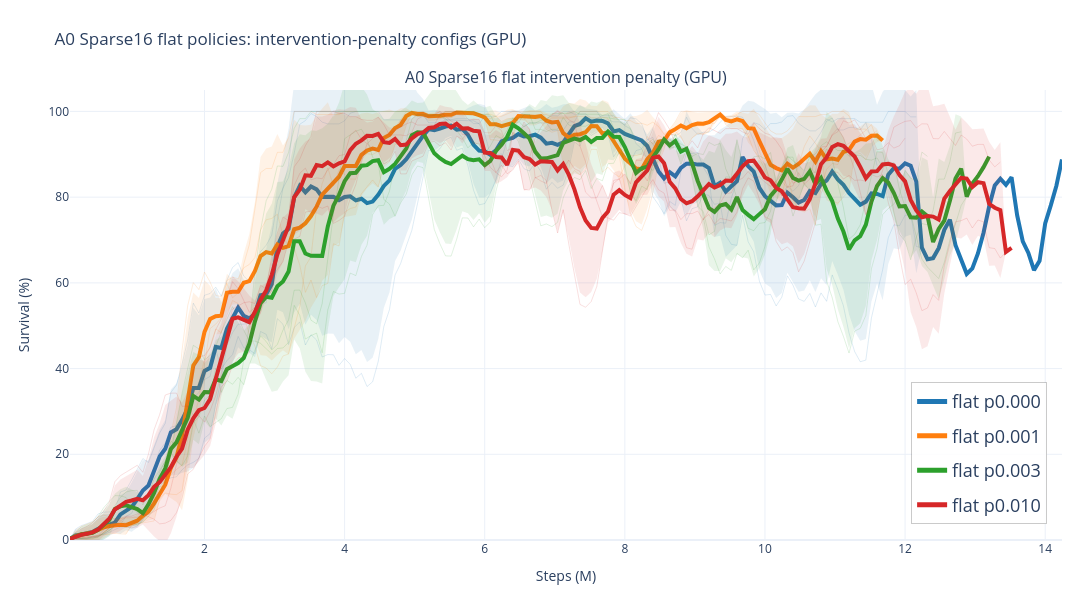
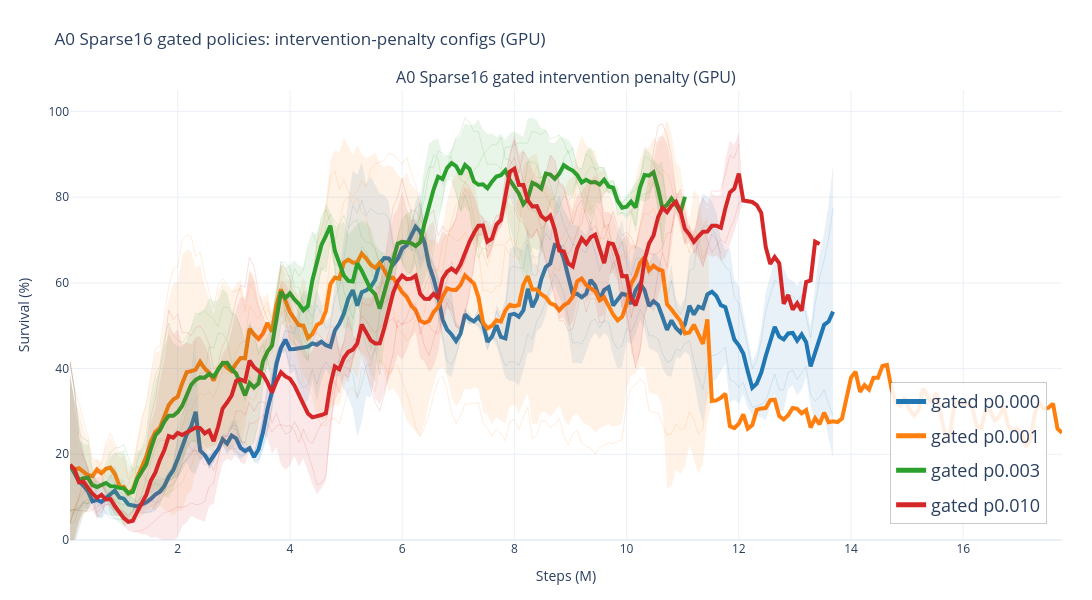

Here is the notebook cell these charts were saved with, in order:
### Markdown cell above
## A0 Sparse16 All Configs Together

All Sparse16 intervention-penalty configurations on one plot, using the same mean-curve style as the HVG comparison plots. Solid lines are flat policies; dashed lines are gated policies. Colors encode the intervention penalty.

### Code cell
# Use one source slice to avoid merging CPU/GPU runs with identical run names.
# Set to "cpu" if you want the CPU reruns instead.
SPARSE16_TOGETHER_SOURCE = "gpu"

SPARSE16_PENALTY_COLORS = {
    "p0.000": "#1f77b4",
    "p0.001": "#ff7f0e",
    "p0.003": "#2ca02c",
    "p0.010": "#d62728",
}


def _ensure_bottom_right_legend_helper():
    if "style_bottom_right_legend" in globals():
        return globals()["style_bottom_right_legend"]

    def _style_bottom_right_legend(fig, save_name=None):
        fig.update_layout(
            legend=dict(
                x=0.985,
                y=0.035,
                xanchor="right",
                yanchor="bottom",
                orientation="v",
                font=dict(size=18),
                bgcolor="rgba(255,255,255,0.88)",
                bordercolor="rgba(80,80,80,0.30)",
                borderwidth=1,
                itemsizing="constant",
                tracegroupgap=8,
                title=dict(font=dict(size=18)),
            ),
        )
        if save_name:
            wm.save_plot(fig, save_name)
        return fig

    return _style_bottom_right_legend


def _sparse16_seeded(prefix, seeds=(0, 1, 2)):
    return [f"{prefix}_s{seed}" for seed in seeds]


if SPARSE16_TOGETHER_SOURCE not in {"cpu", "gpu"}:
    raise ValueError('SPARSE16_TOGETHER_SOURCE must be "cpu" or "gpu" for this combined plot.')

a0_sparse16_together_history, a0_sparse16_source_groups, _ = wm._a0_filter_history_for_source(
    history_df,
    "a0_sparse16",
    SPARSE16_TOGETHER_SOURCE,
    label=f"A0 Sparse16 all-configs {SPARSE16_TOGETHER_SOURCE}",
)

a0_sparse16_together_runs = {
    "flat p0.000": _sparse16_seeded("a0_sparse16_flat_p000"),
    "flat p0.001": _sparse16_seeded("a0_sparse16_flat_p001"),
    "flat p0.003": _sparse16_seeded("a0_sparse16_flat_p003"),
    "flat p0.010": _sparse16_seeded("a0_sparse16_flat_p010"),
    "gated p0.000": _sparse16_seeded("a0_sparse16_gated_p000"),
    "gated p0.001": _sparse16_seeded("a0_sparse16_gated_p001"),
    "gated p0.003": _sparse16_seeded("a0_sparse16_gated_p003"),
    "gated p0.010": _sparse16_seeded("a0_sparse16_gated_p010"),
}

a0_sparse16_together_coverage = report_missing_runs(
    a0_sparse16_together_runs,
    a0_sparse16_together_history,
)

def _sparse16_penalty_curve(label, *, dash="solid"):
    penalty = label.rsplit(" ", 1)[-1]
    return wm.mean_curve(
        a0_sparse16_together_runs[label],
        color=SPARSE16_PENALTY_COLORS[penalty],
        dash=dash,
        width=4,
        member_alpha=0.14,
        std_alpha=0.10,
    )


a0_sparse16_flat_mean_curves = {
    label: _sparse16_penalty_curve(label)
    for label in ["flat p0.000", "flat p0.001", "flat p0.003", "flat p0.010"]
}
a0_sparse16_gated_mean_curves = {
    label: _sparse16_penalty_curve(label)
    for label in ["gated p0.000", "gated p0.001", "gated p0.003", "gated p0.010"]
}

legend_styler = _ensure_bottom_right_legend_helper()

a0_sparse16_flat_save_name = f"a0_sparse16_{SPARSE16_TOGETHER_SOURCE}_flat_configs_together"
fig_a0_sparse16_flat_configs_together = wm.plot_run_mean_groups(
    {
        f"A0 Sparse16 flat intervention penalty ({SPARSE16_TOGETHER_SOURCE.upper()})": a0_sparse16_flat_mean_curves,
    },
    split="test",
    smooth=5,
    title=f"A0 Sparse16 flat policies: intervention-penalty configs ({SPARSE16_TOGETHER_SOURCE.upper()})",
    ncols=1,
    subplot_height=600,
    width=1450,
    y_range=[0, 105],
    show_members=True,
    show_std=True,
    save_name=a0_sparse16_flat_save_name,
    history=a0_sparse16_together_history,
)
fig_a0_sparse16_flat_configs_together = legend_styler(
    fig_a0_sparse16_flat_configs_together,
    save_name=a0_sparse16_flat_save_name,
)


a0_sparse16_gated_save_name = f"a0_sparse16_{SPARSE16_TOGETHER_SOURCE}_gated_configs_together"
fig_a0_sparse16_gated_configs_together = wm.plot_run_mean_groups(
    {
        f"A0 Sparse16 gated intervention penalty ({SPARSE16_TOGETHER_SOURCE.upper()})": a0_sparse16_gated_mean_curves,
    },
    split="test",
    smooth=5,
    title=f"A0 Sparse16 gated policies: intervention-penalty configs ({SPARSE16_TOGETHER_SOURCE.upper()})",
    ncols=1,
    subplot_height=600,
    width=1450,
    y_range=[0, 105],
    show_members=True,
    show_std=True,
    save_name=a0_sparse16_gated_save_name,
    history=a0_sparse16_together_history,
)
fig_a0_sparse16_gated_configs_together = legend_styler(
    fig_a0_sparse16_gated_configs_together,
    save_name=a0_sparse16_gated_save_name,
)

display(fig_a0_sparse16_flat_configs_together)
fig_a0_sparse16_gated_configs_together

### Figure 1 — Plotly figure (JSON) as saved in the notebook; plotly's stock layout.template omitted (floating-point values rounded to 4 significant figures; data arrays with more than 128 entries replaced by an {"elided": "..."} marker saying what was removed)
{"data": [{"hovertemplate": "<b>a0_sparse16_flat_p000_s0</b><br>step: %{x:.2f}M<br>smoothed value: %{y:.3f}<extra></extra>", "legend": "legend", "legendgroup": "mean_subplot1:flat p0.000", "line": {"color": "#1f77b4", "dash": "solid", "width": 1}, "mode": "lines", "name": "flat p0.000 member", "opacity": 0.14, "showlegend": false, "type": "scatter", "x": {"elided": "145 float values"}, "xaxis": "x", "y": {"elided": "145 float values"}, "yaxis": "y"}, {"hovertemplate": "<b>a0_sparse16_flat_p000_s1</b><br>step: %{x:.2f}M<br>smoothed value: %{y:.3f}<extra></extra>", "legend": "legend", "legendgroup": "mean_subplot1:flat p0.000", "line": {"color": "#1f77b4", "dash": "solid", "width": 1}, "mode": "lines", "name": "flat p0.000 member", "opacity": 0.14, "showlegend": false, "type": "scatter", "x": {"elided": "152 float values"}, "xaxis": "x", "y": {"elided": "152 float values"}, "yaxis": "y"}, {"hovertemplate": "<b>a0_sparse16_flat_p000_s2</b><br>step: %{x:.2f}M<br>smoothed value: %{y:.3f}<extra></extra>", "legend": "legend", "legendgroup": "mean_subplot1:flat p0.000", "line": {"color": "#1f77b4", "dash": "solid", "width": 1}, "mode": "lines", "name": "flat p0.000 member", "opacity": 0.14, "showlegend": false, "type": "scatter", "x": {"elided": "178 float values"}, "xaxis": "x", "y": {"elided": "178 float values"}, "yaxis": "y"}, {"fill": "toself", "fillcolor": "rgba(31,119,180,0.1)", "hoverinfo": "skip", "legend": "legend", "legendgroup": "mean_subplot1:flat p0.000", "line": {"color": "rgba(0,0,0,0)", "width": 0}, "mode": "lines", "name": "flat p0.000 std", "showlegend": false, "type": "scatter", "x": {"elided": "356 float values"}, "xaxis": "x", "y": {"elided": "356 float values"}, "yaxis": "y"}, {"customdata": {"elided": "178 int values"}, "hovertemplate": "<b>flat p0.000</b><br>metric: test/charts/episodic_survival<br>runs at step: %{customdata}<br>step: %{x:.2f}M<br>mean of smoothed seeds: %{y:.3f}<extra></extra>", "legend": "legend", "legendgroup": "mean_subplot1:flat p0.000", "line": {"color": "#1f77b4", "dash": "solid", "width": 4}, "mode": "lines", "name": "flat p0.000", "opacity": 1, "showlegend": true, "type": "scatter", "x": {"elided": "178 float values"}, "xaxis": "x", "y": {"elided": "178 float values"}, "yaxis": "y"}, {"hovertemplate": "<b>a0_sparse16_flat_p001_s0</b><br>step: %{x:.2f}M<br>smoothed value: %{y:.3f}<extra></extra>", "legend": "legend", "legendgroup": "mean_subplot1:flat p0.001", "line": {"color": "#ff7f0e", "dash": "solid", "width": 1}, "mode": "lines", "name": "flat p0.001 member", "opacity": 0.14, "showlegend": false, "type": "scatter", "x": {"elided": "144 float values"}, "xaxis": "x", "y": {"elided": "144 float values"}, "yaxis": "y"}, {"hovertemplate": "<b>a0_sparse16_flat_p001_s1</b><br>step: %{x:.2f}M<br>smoothed value: %{y:.3f}<extra></extra>", "legend": "legend", "legendgroup": "mean_subplot1:flat p0.001", "line": {"color": "#ff7f0e", "dash": "solid", "width": 1}, "mode": "lines", "name": "flat p0.001 member", "opacity": 0.14, "showlegend": false, "type": "scatter", "x": {"elided": "146 float values"}, "xaxis": "x", "y": {"elided": "146 float values"}, "yaxis": "y"}, {"hovertemplate": "<b>a0_sparse16_flat_p001_s2</b><br>step: %{x:.2f}M<br>smoothed value: %{y:.3f}<extra></extra>", "legend": "legend", "legendgroup": "mean_subplot1:flat p0.001", "line": {"color": "#ff7f0e", "dash": "solid", "width": 1}, "mode": "lines", "name": "flat p0.001 member", "opacity": 0.14, "showlegend": false, "type": "scatter", "x": {"elided": "145 float values"}, "xaxis": "x", "y": {"elided": "145 float values"}, "yaxis": "y"}, {"fill": "toself", "fillcolor": "rgba(255,127,14,0.1)", "hoverinfo": "skip", "legend": "legend", "legendgroup": "mean_subplot1:flat p0.001", "line": {"color": "rgba(0,0,0,0)", "width": 0}, "mode": "lines", "name": "flat p0.001 std", "showlegend": false, "type": "scatter", "x": {"elided": "292 float values"}, "xaxis": "x", "y": {"elided": "292 float values"}, "yaxis": "y"}, {"customdata": {"elided": "146 int values"}, "hovertemplate": "<b>flat p0.001</b><br>metric: test/charts/episodic_survival<br>runs at step: %{customdata}<br>step: %{x:.2f}M<br>mean of smoothed seeds: %{y:.3f}<extra></extra>", "legend": "legend", "legendgroup": "mean_subplot1:flat p0.001", "line": {"color": "#ff7f0e", "dash": "solid", "width": 4}, "mode": "lines", "name": "flat p0.001", "opacity": 1, "showlegend": true, "type": "scatter", "x": {"elided": "146 float values"}, "xaxis": "x", "y": {"elided": "146 float values"}, "yaxis": "y"}, {"hovertemplate": "<b>a0_sparse16_flat_p003_s0</b><br>step: %{x:.2f}M<br>smoothed value: %{y:.3f}<extra></extra>", "legend": "legend", "legendgroup": "mean_subplot1:flat p0.003", "line": {"color": "#2ca02c", "dash": "solid", "width": 1}, "mode": "lines", "name": "flat p0.003 member", "opacity": 0.14, "showlegend": false, "type": "scatter", "x": {"elided": "154 float values"}, "xaxis": "x", "y": {"elided": "154 float values"}, "yaxis": "y"}, {"hovertemplate": "<b>a0_sparse16_flat_p003_s1</b><br>step: %{x:.2f}M<br>smoothed value: %{y:.3f}<extra></extra>", "legend": "legend", "legendgroup": "mean_subplot1:flat p0.003", "line": {"color": "#2ca02c", "dash": "solid", "width": 1}, "mode": "lines", "name": "flat p0.003 member", "opacity": 0.14, "showlegend": false, "type": "scatter", "x": {"elided": "165 float values"}, "xaxis": "x", "y": {"elided": "165 float values"}, "yaxis": "y"}, {"hovertemplate": "<b>a0_sparse16_flat_p003_s2</b><br>step: %{x:.2f}M<br>smoothed value: %{y:.3f}<extra></extra>", "legend": "legend", "legendgroup": "mean_subplot1:flat p0.003", "line": {"color": "#2ca02c", "dash": "solid", "width": 1}, "mode": "lines", "name": "flat p0.003 member", "opacity": 0.14, "showlegend": false, "type": "scatter", "x": {"elided": "160 float values"}, "xaxis": "x", "y": {"elided": "160 float values"}, "yaxis": "y"}, {"fill": "toself", "fillcolor": "rgba(44,160,44,0.1)", "hoverinfo": "skip", "legend": "legend", "legendgroup": "mean_subplot1:flat p0.003", "line": {"color": "rgba(0,0,0,0)", "width": 0}, "mode": "lines", "name": "flat p0.003 std", "showlegend": false, "type": "scatter", "x": {"elided": "330 float values"}, "xaxis": "x", "y": {"elided": "330 float values"}, "yaxis": "y"}, {"customdata": {"elided": "165 int values"}, "hovertemplate": "<b>flat p0.003</b><br>metric: test/charts/episodic_survival<br>runs at step: %{customdata}<br>step: %{x:.2f}M<br>mean of smoothed seeds: %{y:.3f}<extra></extra>", "legend": "legend", "legendgroup": "mean_subplot1:flat p0.003", "line": {"color": "#2ca02c", "dash": "solid", "width": 4}, "mode": "lines", "name": "flat p0.003", "opacity": 1, "showlegend": true, "type": "scatter", "x": {"elided": "165 float values"}, "xaxis": "x", "y": {"elided": "165 float values"}, "yaxis": "y"}, {"hovertemplate": "<b>a0_sparse16_flat_p010_s0</b><br>step: %{x:.2f}M<br>smoothed value: %{y:.3f}<extra></extra>", "legend": "legend", "legendgroup": "mean_subplot1:flat p0.010", "line": {"color": "#d62728", "dash": "solid", "width": 1}, "mode": "lines", "name": "flat p0.010 member", "opacity": 0.14, "showlegend": false, "type": "scatter", "x": {"elided": "150 float values"}, "xaxis": "x", "y": {"elided": "150 float values"}, "yaxis": "y"}, {"hovertemplate": "<b>a0_sparse16_flat_p010_s1</b><br>step: %{x:.2f}M<br>smoothed value: %{y:.3f}<extra></extra>", "legend": "legend", "legendgroup": "mean_subplot1:flat p0.010", "line": {"color": "#d62728", "dash": "solid", "width": 1}, "mode": "lines", "name": "flat p0.010 member", "opacity": 0.14, "showlegend": false, "type": "scatter", "x": {"elided": "169 float values"}, "xaxis": "x", "y": {"elided": "169 float values"}, "yaxis": "y"}, {"hovertemplate": "<b>a0_sparse16_flat_p010_s2</b><br>step: %{x:.2f}M<br>smoothed value: %{y:.3f}<extra></extra>", "legend": "legend", "legendgroup": "mean_subplot1:flat p0.010", "line": {"color": "#d62728", "dash": "solid", "width": 1}, "mode": "lines", "name": "flat p0.010 member", "opacity": 0.14, "showlegend": false, "type": "scatter", "x": {"elided": "167 float values"}, "xaxis": "x", "y": {"elided": "167 float values"}, "yaxis": "y"}, {"fill": "toself", "fillcolor": "rgba(214,39,40,0.1)", "hoverinfo": "skip", "legend": "legend", "legendgroup": "mean_subplot1:flat p0.010", "line": {"color": "rgba(0,0,0,0)", "width": 0}, "mode": "lines", "name": "flat p0.010 std", "showlegend": false, "type": "scatter", "x": {"elided": "338 float values"}, "xaxis": "x", "y": {"elided": "338 float values"}, "yaxis": "y"}, {"customdata": {"elided": "169 int values"}, "hovertemplate": "<b>flat p0.010</b><br>metric: test/charts/episodic_survival<br>runs at step: %{customdata}<br>step: %{x:.2f}M<br>mean of smoothed seeds: %{y:.3f}<extra></extra>", "legend": "legend", "legendgroup": "mean_subplot1:flat p0.010", "line": {"color": "#d62728", "dash": "solid", "width": 4}, "mode": "lines", "name": "flat p0.010", "opacity": 1, "showlegend": true, "type": "scatter", "x": {"elided": "169 float values"}, "xaxis": "x", "y": {"elided": "169 float values"}, "yaxis": "y"}], "layout": {"annotations": [{"font": {"size": 16}, "showarrow": false, "text": "A0 Sparse16 flat intervention penalty (GPU)", "x": 0.5, "xanchor": "center", "xref": "paper", "y": 1, "yanchor": "bottom", "yref": "paper"}], "height": 600, "hovermode": "x unified", "legend": {"bgcolor": "rgba(255,255,255,0.88)", "bordercolor": "rgba(80,80,80,0.30)", "borderwidth": 1, "font": {"size": 18}, "itemsizing": "constant", "orientation": "v", "title": {"font": {"size": 18}}, "tracegroupgap": 8, "x": 0.985, "xanchor": "right", "y": 0.035, "yanchor": "bottom"}, "margin": {"b": 60, "l": 70, "r": 30, "t": 90}, "showlegend": true, "title": {"text": "A0 Sparse16 flat policies: intervention-penalty configs (GPU)"}, "width": 1450, "xaxis": {"anchor": "y", "domain": [0, 1], "title": {"text": "Steps (M)"}}, "yaxis": {"anchor": "x", "domain": [0, 1], "range": [0, 105], "title": {"text": "Survival (%)"}}}}

### Figure 2 — Plotly figure (JSON) as saved in the notebook; plotly's stock layout.template omitted (floating-point values rounded to 4 significant figures; data arrays with more than 128 entries replaced by an {"elided": "..."} marker saying what was removed)
{"data": [{"hovertemplate": "<b>a0_sparse16_gated_p000_s0</b><br>step: %{x:.2f}M<br>smoothed value: %{y:.3f}<extra></extra>", "legend": "legend", "legendgroup": "mean_subplot1:gated p0.000", "line": {"color": "#1f77b4", "dash": "solid", "width": 1}, "mode": "lines", "name": "gated p0.000 member", "opacity": 0.14, "showlegend": false, "type": "scatter", "x": {"elided": "171 float values"}, "xaxis": "x", "y": {"elided": "171 float values"}, "yaxis": "y"}, {"hovertemplate": "<b>a0_sparse16_gated_p000_s1</b><br>step: %{x:.2f}M<br>smoothed value: %{y:.3f}<extra></extra>", "legend": "legend", "legendgroup": "mean_subplot1:gated p0.000", "line": {"color": "#1f77b4", "dash": "solid", "width": 1}, "mode": "lines", "name": "gated p0.000 member", "opacity": 0.14, "showlegend": false, "type": "scatter", "x": [0.08, 0.16, 0.24, 0.32, 0.4, 0.48, 0.56, 0.64, 0.72, 0.8, 0.88, 0.96, 1.04, 1.12, 1.2, 1.28, 1.36, 1.44, 1.52, 1.6, 1.68, 1.76, 1.84, 1.92, 2.0, 2.08, 2.16, 2.24, 2.32], "xaxis": "x", "y": [6.92, 7.08, 6.859, 9.063, 9.35, 8.914, 8.429, 8.242, 6.119, 5.08, 4.996, 4.796, 4.698, 5.634, 6.942, 7.937, 8.381, 8.91, 9.278, 8.774, 8.819, 10.99, 14.34, 17.57, 23.67, 28.4, 31.77, 38.59, 46.69], "yaxis": "y"}, {"hovertemplate": "<b>a0_sparse16_gated_p000_s2</b><br>step: %{x:.2f}M<br>smoothed value: %{y:.3f}<extra></extra>", "legend": "legend", "legendgroup": "mean_subplot1:gated p0.000", "line": {"color": "#1f77b4", "dash": "solid", "width": 1}, "mode": "lines", "name": "gated p0.000 member", "opacity": 0.14, "showlegend": false, "type": "scatter", "x": {"elided": "171 float values"}, "xaxis": "x", "y": {"elided": "171 float values"}, "yaxis": "y"}, {"fill": "toself", "fillcolor": "rgba(31,119,180,0.1)", "hoverinfo": "skip", "legend": "legend", "legendgroup": "mean_subplot1:gated p0.000", "line": {"color": "rgba(0,0,0,0)", "width": 0}, "mode": "lines", "name": "gated p0.000 std", "showlegend": false, "type": "scatter", "x": {"elided": "342 float values"}, "xaxis": "x", "y": {"elided": "342 float values"}, "yaxis": "y"}, {"customdata": {"elided": "171 int values"}, "hovertemplate": "<b>gated p0.000</b><br>metric: test/charts/episodic_survival<br>runs at step: %{customdata}<br>step: %{x:.2f}M<br>mean of smoothed seeds: %{y:.3f}<extra></extra>", "legend": "legend", "legendgroup": "mean_subplot1:gated p0.000", "line": {"color": "#1f77b4", "dash": "solid", "width": 4}, "mode": "lines", "name": "gated p0.000", "opacity": 1, "showlegend": true, "type": "scatter", "x": {"elided": "171 float values"}, "xaxis": "x", "y": {"elided": "171 float values"}, "yaxis": "y"}, {"hovertemplate": "<b>a0_sparse16_gated_p001_s0</b><br>step: %{x:.2f}M<br>smoothed value: %{y:.3f}<extra></extra>", "legend": "legend", "legendgroup": "mean_subplot1:gated p0.001", "line": {"color": "#ff7f0e", "dash": "solid", "width": 1}, "mode": "lines", "name": "gated p0.001 member", "opacity": 0.14, "showlegend": false, "type": "scatter", "x": {"elided": "143 float values"}, "xaxis": "x", "y": {"elided": "143 float values"}, "yaxis": "y"}, {"hovertemplate": "<b>a0_sparse16_gated_p001_s1</b><br>step: %{x:.2f}M<br>smoothed value: %{y:.3f}<extra></extra>", "legend": "legend", "legendgroup": "mean_subplot1:gated p0.001", "line": {"color": "#ff7f0e", "dash": "solid", "width": 1}, "mode": "lines", "name": "gated p0.001 member", "opacity": 0.14, "showlegend": false, "type": "scatter", "x": {"elided": "133 float values"}, "xaxis": "x", "y": {"elided": "133 float values"}, "yaxis": "y"}, {"hovertemplate": "<b>a0_sparse16_gated_p001_s2</b><br>step: %{x:.2f}M<br>smoothed value: %{y:.3f}<extra></extra>", "legend": "legend", "legendgroup": "mean_subplot1:gated p0.001", "line": {"color": "#ff7f0e", "dash": "solid", "width": 1}, "mode": "lines", "name": "gated p0.001 member", "opacity": 0.14, "showlegend": false, "type": "scatter", "x": {"elided": "222 float values"}, "xaxis": "x", "y": {"elided": "222 float values"}, "yaxis": "y"}, {"fill": "toself", "fillcolor": "rgba(255,127,14,0.1)", "hoverinfo": "skip", "legend": "legend", "legendgroup": "mean_subplot1:gated p0.001", "line": {"color": "rgba(0,0,0,0)", "width": 0}, "mode": "lines", "name": "gated p0.001 std", "showlegend": false, "type": "scatter", "x": {"elided": "444 float values"}, "xaxis": "x", "y": {"elided": "444 float values"}, "yaxis": "y"}, {"customdata": {"elided": "222 int values"}, "hovertemplate": "<b>gated p0.001</b><br>metric: test/charts/episodic_survival<br>runs at step: %{customdata}<br>step: %{x:.2f}M<br>mean of smoothed seeds: %{y:.3f}<extra></extra>", "legend": "legend", "legendgroup": "mean_subplot1:gated p0.001", "line": {"color": "#ff7f0e", "dash": "solid", "width": 4}, "mode": "lines", "name": "gated p0.001", "opacity": 1, "showlegend": true, "type": "scatter", "x": {"elided": "222 float values"}, "xaxis": "x", "y": {"elided": "222 float values"}, "yaxis": "y"}, {"hovertemplate": "<b>a0_sparse16_gated_p003_s0</b><br>step: %{x:.2f}M<br>smoothed value: %{y:.3f}<extra></extra>", "legend": "legend", "legendgroup": "mean_subplot1:gated p0.003", "line": {"color": "#2ca02c", "dash": "solid", "width": 1}, "mode": "lines", "name": "gated p0.003 member", "opacity": 0.14, "showlegend": false, "type": "scatter", "x": {"elided": "138 float values"}, "xaxis": "x", "y": {"elided": "138 float values"}, "yaxis": "y"}, {"hovertemplate": "<b>a0_sparse16_gated_p003_s1</b><br>step: %{x:.2f}M<br>smoothed value: %{y:.3f}<extra></extra>", "legend": "legend", "legendgroup": "mean_subplot1:gated p0.003", "line": {"color": "#2ca02c", "dash": "solid", "width": 1}, "mode": "lines", "name": "gated p0.003 member", "opacity": 0.14, "showlegend": false, "type": "scatter", "x": [0.08, 0.16, 0.24, 0.32, 0.4, 0.48, 0.56, 0.64, 0.72, 0.8, 0.88, 0.96, 1.04, 1.12, 1.2, 1.28, 1.36, 1.44, 1.52, 1.6, 1.68, 1.76, 1.84, 1.92, 2.0, 2.08, 2.16, 2.24, 2.32, 2.4, 2.48, 2.56, 2.64, 2.72, 2.8, 2.88, 2.96, 3.04, 3.12, 3.2, 3.28, 3.36, 3.44, 3.52, 3.6, 3.68, 3.76, 3.84, 3.92, 4.0, 4.08, 4.16, 4.24, 4.32, 4.4, 4.48, 4.56, 4.64, 4.72, 4.8, 4.88, 4.96, 5.04, 5.12, 5.2, 5.28, 5.36, 5.44, 5.52, 5.6, 5.68, 5.76, 5.84, 5.92, 6.0, 6.08, 6.16, 6.24, 6.32, 6.4, 6.48, 6.56, 6.64, 6.72, 6.8, 6.88, 6.96, 7.04, 7.12, 7.2, 7.28, 7.36, 7.44, 7.52, 7.6, 7.68, 7.76, 7.84, 7.92, 8.0, 8.08, 8.16, 8.24, 8.32, 8.4, 8.48, 8.56, 8.64, 8.72, 8.8, 8.88, 8.96, 9.04, 9.12, 9.2, 9.28, 9.36, 9.44, 9.52, 9.6, 9.68, 9.76, 9.84], "xaxis": "x", "y": [6.92, 6.135, 9.745, 10.97, 12.05, 12.74, 13.71, 12.71, 11.59, 9.816, 9.14, 8.587, 8.161, 8.57, 11.97, 18.7, 21.26, 24.35, 33.06, 38.35, 40.52, 46.73, 50.56, 47.8, 46.6, 46.03, 47.42, 49.41, 52.95, 52.7, 53.37, 52.46, 51.48, 49.82, 54.08, 54.4, 52.9, 52.36, 49.57, 46.01, 50.19, 48.26, 43.29, 45.65, 41.89, 37.11, 42.61, 50.58, 51.18, 58.76, 63.37, 61.5, 63.06, 68.62, 71.88, 69.17, 75.41, 77.04, 74.24, 64.32, 64.02, 57.99, 54.79, 51.65, 57.24, 49.5, 45.09, 42.15, 44.84, 38.61, 47.09, 57.63, 63.36, 70.63, 75.07, 75.8, 68.19, 65.0, 56.72, 58.9, 61.67, 68.51, 74.5, 79.49, 86.82, 90.35, 93.84, 95.06, 98.54, 97.52, 95.27, 95.27, 90.95, 87.63, 87.62, 87.76, 86.53, 91.65, 91.76, 92.17, 92.63, 92.6, 92.63, 95.46, 94.96, 94.59, 95.53, 93.56, 93.93, 94.51, 92.94, 90.13, 91.44, 86.96, 86.6, 90.09, 89.21, 86.36, 86.92, 86.79, 83.43, 80.24, 81.93], "yaxis": "y"}, {"hovertemplate": "<b>a0_sparse16_gated_p003_s2</b><br>step: %{x:.2f}M<br>smoothed value: %{y:.3f}<extra></extra>", "legend": "legend", "legendgroup": "mean_subplot1:gated p0.003", "line": {"color": "#2ca02c", "dash": "solid", "width": 1}, "mode": "lines", "name": "gated p0.003 member", "opacity": 0.14, "showlegend": false, "type": "scatter", "x": {"elided": "133 float values"}, "xaxis": "x", "y": {"elided": "133 float values"}, "yaxis": "y"}, {"fill": "toself", "fillcolor": "rgba(44,160,44,0.1)", "hoverinfo": "skip", "legend": "legend", "legendgroup": "mean_subplot1:gated p0.003", "line": {"color": "rgba(0,0,0,0)", "width": 0}, "mode": "lines", "name": "gated p0.003 std", "showlegend": false, "type": "scatter", "x": {"elided": "276 float values"}, "xaxis": "x", "y": {"elided": "276 float values"}, "yaxis": "y"}, {"customdata": {"elided": "138 int values"}, "hovertemplate": "<b>gated p0.003</b><br>metric: test/charts/episodic_survival<br>runs at step: %{customdata}<br>step: %{x:.2f}M<br>mean of smoothed seeds: %{y:.3f}<extra></extra>", "legend": "legend", "legendgroup": "mean_subplot1:gated p0.003", "line": {"color": "#2ca02c", "dash": "solid", "width": 4}, "mode": "lines", "name": "gated p0.003", "opacity": 1, "showlegend": true, "type": "scatter", "x": {"elided": "138 float values"}, "xaxis": "x", "y": {"elided": "138 float values"}, "yaxis": "y"}, {"hovertemplate": "<b>a0_sparse16_gated_p010_s0</b><br>step: %{x:.2f}M<br>smoothed value: %{y:.3f}<extra></extra>", "legend": "legend", "legendgroup": "mean_subplot1:gated p0.010", "line": {"color": "#d62728", "dash": "solid", "width": 1}, "mode": "lines", "name": "gated p0.010 member", "opacity": 0.14, "showlegend": false, "type": "scatter", "x": {"elided": "168 float values"}, "xaxis": "x", "y": {"elided": "168 float values"}, "yaxis": "y"}, {"hovertemplate": "<b>a0_sparse16_gated_p010_s1</b><br>step: %{x:.2f}M<br>smoothed value: %{y:.3f}<extra></extra>", "legend": "legend", "legendgroup": "mean_subplot1:gated p0.010", "line": {"color": "#d62728", "dash": "solid", "width": 1}, "mode": "lines", "name": "gated p0.010 member", "opacity": 0.14, "showlegend": false, "type": "scatter", "x": {"elided": "146 float values"}, "xaxis": "x", "y": {"elided": "146 float values"}, "yaxis": "y"}, {"hovertemplate": "<b>a0_sparse16_gated_p010_s2</b><br>step: %{x:.2f}M<br>smoothed value: %{y:.3f}<extra></extra>", "legend": "legend", "legendgroup": "mean_subplot1:gated p0.010", "line": {"color": "#d62728", "dash": "solid", "width": 1}, "mode": "lines", "name": "gated p0.010 member", "opacity": 0.14, "showlegend": false, "type": "scatter", "x": {"elided": "150 float values"}, "xaxis": "x", "y": {"elided": "150 float values"}, "yaxis": "y"}, {"fill": "toself", "fillcolor": "rgba(214,39,40,0.1)", "hoverinfo": "skip", "legend": "legend", "legendgroup": "mean_subplot1:gated p0.010", "line": {"color": "rgba(0,0,0,0)", "width": 0}, "mode": "lines", "name": "gated p0.010 std", "showlegend": false, "type": "scatter", "x": {"elided": "336 float values"}, "xaxis": "x", "y": {"elided": "336 float values"}, "yaxis": "y"}, {"customdata": {"elided": "168 int values"}, "hovertemplate": "<b>gated p0.010</b><br>metric: test/charts/episodic_survival<br>runs at step: %{customdata}<br>step: %{x:.2f}M<br>mean of smoothed seeds: %{y:.3f}<extra></extra>", "legend": "legend", "legendgroup": "mean_subplot1:gated p0.010", "line": {"color": "#d62728", "dash": "solid", "width": 4}, "mode": "lines", "name": "gated p0.010", "opacity": 1, "showlegend": true, "type": "scatter", "x": {"elided": "168 float values"}, "xaxis": "x", "y": {"elided": "168 float values"}, "yaxis": "y"}], "layout": {"annotations": [{"font": {"size": 16}, "showarrow": false, "text": "A0 Sparse16 gated intervention penalty (GPU)", "x": 0.5, "xanchor": "center", "xref": "paper", "y": 1, "yanchor": "bottom", "yref": "paper"}], "height": 600, "hovermode": "x unified", "legend": {"bgcolor": "rgba(255,255,255,0.88)", "bordercolor": "rgba(80,80,80,0.30)", "borderwidth": 1, "font": {"size": 18}, "itemsizing": "constant", "orientation": "v", "title": {"font": {"size": 18}}, "tracegroupgap": 8, "x": 0.985, "xanchor": "right", "y": 0.035, "yanchor": "bottom"}, "margin": {"b": 60, "l": 70, "r": 30, "t": 90}, "showlegend": true, "title": {"text": "A0 Sparse16 gated policies: intervention-penalty configs (GPU)"}, "width": 1450, "xaxis": {"anchor": "y", "domain": [0, 1], "title": {"text": "Steps (M)"}}, "yaxis": {"anchor": "x", "domain": [0, 1], "range": [0, 105], "title": {"text": "Survival (%)"}}}}
